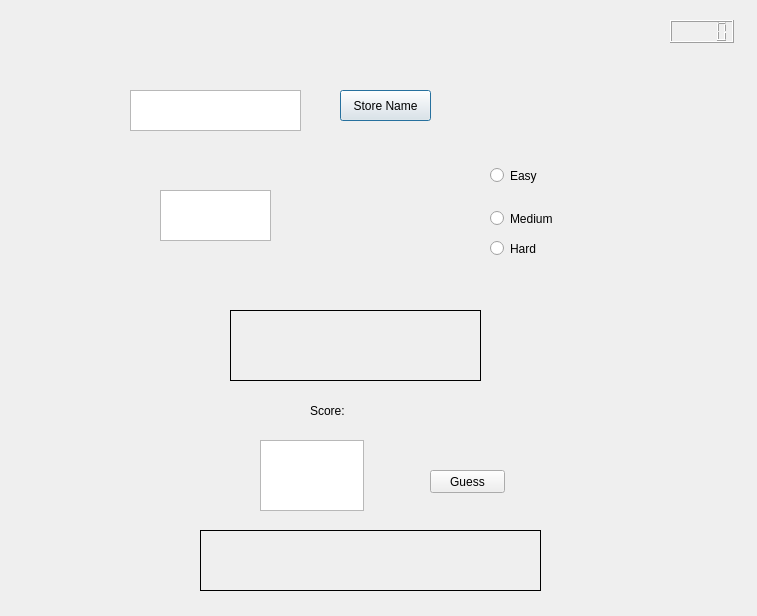
<?xml version="1.0" encoding="UTF-8"?>
<ui version="4.0">
 <class>PlayGame</class>
 <widget class="QDialog" name="PlayGame">
  <property name="geometry">
   <rect>
    <x>0</x>
    <y>0</y>
    <width>757</width>
    <height>616</height>
   </rect>
  </property>
  <property name="windowTitle">
   <string>Dialog</string>
  </property>
  <widget class="QRadioButton" name="rdbtnEasy">
   <property name="geometry">
    <rect>
     <x>490</x>
     <y>160</y>
     <width>91</width>
     <height>31</height>
    </rect>
   </property>
   <property name="text">
    <string>Easy</string>
   </property>
   <attribute name="buttonGroup">
    <string notr="true">btngrpDifficulty</string>
   </attribute>
  </widget>
  <widget class="QRadioButton" name="rdbtnMedium">
   <property name="geometry">
    <rect>
     <x>490</x>
     <y>210</y>
     <width>82</width>
     <height>17</height>
    </rect>
   </property>
   <property name="text">
    <string>Medium</string>
   </property>
   <attribute name="buttonGroup">
    <string notr="true">btngrpDifficulty</string>
   </attribute>
  </widget>
  <widget class="QRadioButton" name="rdbtnHard">
   <property name="geometry">
    <rect>
     <x>490</x>
     <y>240</y>
     <width>82</width>
     <height>17</height>
    </rect>
   </property>
   <property name="text">
    <string>Hard</string>
   </property>
   <attribute name="buttonGroup">
    <string notr="true">btngrpDifficulty</string>
   </attribute>
  </widget>
  <widget class="QTextEdit" name="txtName">
   <property name="geometry">
    <rect>
     <x>130</x>
     <y>90</y>
     <width>171</width>
     <height>41</height>
    </rect>
   </property>
  </widget>
  <widget class="QPushButton" name="btnSaveName">
   <property name="geometry">
    <rect>
     <x>340</x>
     <y>90</y>
     <width>91</width>
     <height>31</height>
    </rect>
   </property>
   <property name="text">
    <string>Store Name</string>
   </property>
  </widget>
  <widget class="QLabel" name="lblName">
   <property name="geometry">
    <rect>
     <x>500</x>
     <y>80</y>
     <width>181</width>
     <height>61</height>
    </rect>
   </property>
   <property name="font">
    <font>
     <pointsize>12</pointsize>
    </font>
   </property>
   <property name="frameShape">
    <enum>QFrame::NoFrame</enum>
   </property>
   <property name="text">
    <string/>
   </property>
  </widget>
  <widget class="QTextEdit" name="txtNumber">
   <property name="geometry">
    <rect>
     <x>160</x>
     <y>190</y>
     <width>111</width>
     <height>51</height>
    </rect>
   </property>
  </widget>
  <widget class="QLabel" name="lblWord">
   <property name="geometry">
    <rect>
     <x>230</x>
     <y>310</y>
     <width>251</width>
     <height>71</height>
    </rect>
   </property>
   <property name="frameShape">
    <enum>QFrame::Box</enum>
   </property>
   <property name="text">
    <string/>
   </property>
  </widget>
  <widget class="QTextEdit" name="txtGuessedLetter">
   <property name="geometry">
    <rect>
     <x>260</x>
     <y>440</y>
     <width>104</width>
     <height>71</height>
    </rect>
   </property>
  </widget>
  <widget class="QPushButton" name="btnGuess">
   <property name="geometry">
    <rect>
     <x>430</x>
     <y>470</y>
     <width>75</width>
     <height>23</height>
    </rect>
   </property>
   <property name="text">
    <string>Guess</string>
   </property>
  </widget>
  <widget class="QLabel" name="lblCheck">
   <property name="geometry">
    <rect>
     <x>200</x>
     <y>530</y>
     <width>341</width>
     <height>61</height>
    </rect>
   </property>
   <property name="frameShape">
    <enum>QFrame::Box</enum>
   </property>
   <property name="text">
    <string/>
   </property>
  </widget>
  <widget class="QLabel" name="lblScore">
   <property name="geometry">
    <rect>
     <x>310</x>
     <y>400</y>
     <width>101</width>
     <height>21</height>
    </rect>
   </property>
   <property name="text">
    <string>Score: </string>
   </property>
  </widget>
  <widget class="QLCDNumber" name="lcdTimer">
   <property name="geometry">
    <rect>
     <x>670</x>
     <y>20</y>
     <width>64</width>
     <height>23</height>
    </rect>
   </property>
  </widget>
 </widget>
 <resources/>
 <connections/>
 <buttongroups>
  <buttongroup name="btngrpDifficulty"/>
 </buttongroups>
</ui>
